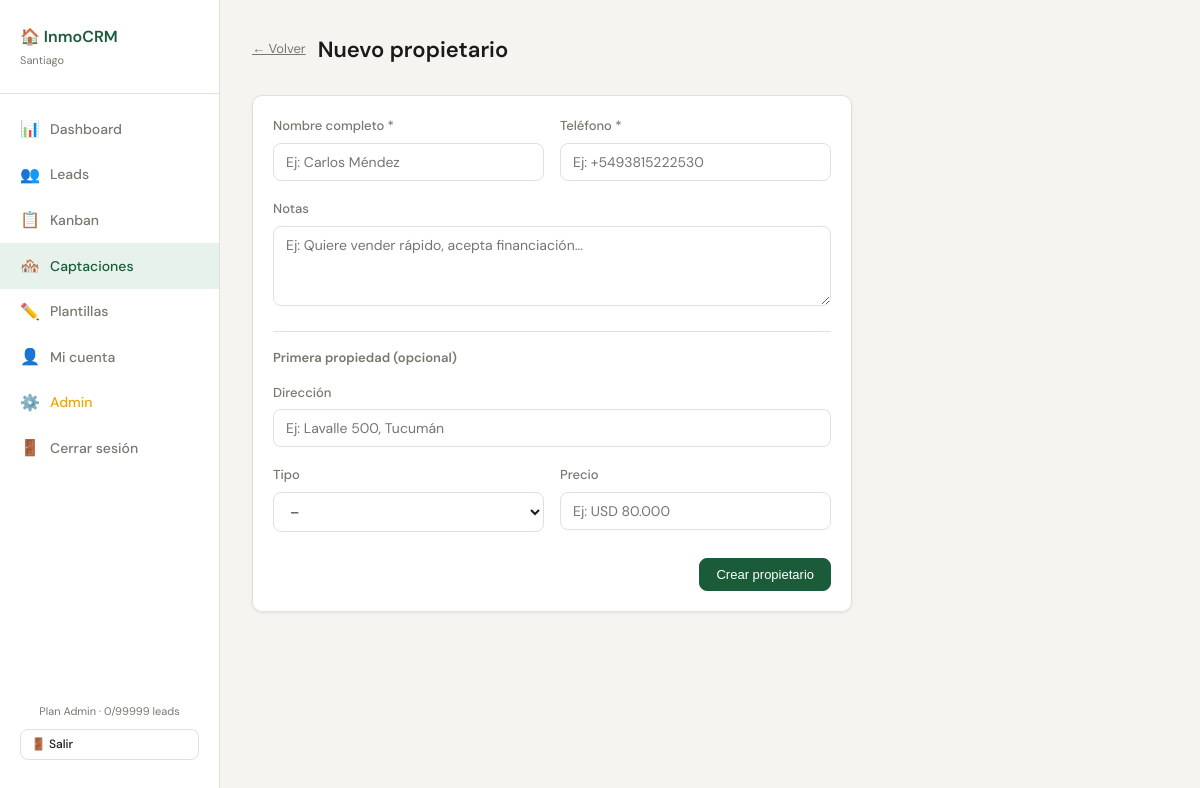
Screenshot of /captaciones/nuevo (signed in) with the database file from the repository.
### database.py (models this page shows, shortened)
class Usuario(db.Model):
    __tablename__ = 'usuarios'
    id              = db.Column(db.Integer, primary_key=True)
    email           = db.Column(db.String(120), unique=True, nullable=False)
    password_hash   = db.Column(db.String(256), nullable=False)
    nombre          = db.Column(db.String(100), nullable=False)
    plan            = db.Column(db.String(20), default='basico')
    periodo_prueba  = db.Column(db.Boolean, default=True)
    prueba_expira   = db.Column(db.DateTime, nullable=True)
    activo          = db.Column(db.Boolean, default=True)
    es_admin        = db.Column(db.Boolean, default=False)
    creado_en       = db.Column(db.DateTime, default=datetime.now)
    leads   = db.relationship('Lead',   backref='usuario', lazy=True, cascade='all, delete-orphan')
    visitas = db.relationship('Visita', backref='usuario', lazy=True, cascade='all, delete-orphan')
    tareas  = db.relationship('Tarea',  backref='usuario', lazy=True, cascade='all, delete-orphan')
    PLANES = {
        'basico':  {'nombre': 'Básico',   'limite': 30,  'precio': 10},
        'pro':     {'nombre': 'Pro',      'limite': 70,  'precio': 30},
        'premium': {'nombre': 'Premium',  'limite': 150, 'precio': 40},
    }
    @property
    def limite_leads(self):
        if self.es_admin:
            return 99999
        return self.PLANES.get(self.plan, self.PLANES['basico'])['limite']
    @property
    def plan_nombre(self):
        if self.es_admin:
            return 'Admin'
        return self.PLANES.get(self.plan, self.PLANES['basico'])['nombre']
    @property
    def leads_count(self):
        return len(self.leads)
    @property
    def prueba_activa(self):
        return self.periodo_prueba and self.prueba_expira and datetime.now() <= self.prueba_expira

### app.py (the view, shortened to what this page needs)
@app.route('/captaciones/nuevo', methods=['GET', 'POST'])
@login_requerido
def nuevo_propietario():
    u = usuario_actual()
    return render_template('form_propietario.html', propietario=None, usuario=u)

### app.py (called while the page is built)
def login_requerido(f):
    @wraps(f)
    def decorador(*args, **kwargs):
        if not session.get('usuario_id'):
            return redirect(url_for('login'))
        return f(*args, **kwargs)
    return decorador

def usuario_actual():
    return Usuario.query.get(session.get('usuario_id'))

### templates/form_propietario.html (shortened to what this page needs)
{% extends 'base.html' %}
{% block content %}
<div class="page-header">
  <div style="display:flex;align-items:center;gap:12px;">
    <a href="{{ url_for('captaciones') }}" style="color:var(--muted);font-size:13px;">← Volver</a>
    <h2>{{ 'Editar' if propietario else 'Nuevo' }} propietario</h2>
  </div>
</div>
<div class="card" style="max-width:600px;">
  <form method="POST">
    <div class="form-row">
      <div class="form-group">
        <label>Nombre completo *</label>
        <input type="text" name="nombre" class="form-control" required value="{{ propietario.nombre if propietario else '' }}" placeholder="Ej: Carlos Méndez">
      </div>
      <div class="form-group">
        <label>Teléfono *</label>
        <input type="text" name="telefono" class="form-control" required value="{{ propietario.telefono if propietario else '' }}" placeholder="Ej: +5493815222530">
      </div>
    </div>
    <div class="form-group">
      <label>Notas</label>
      <textarea name="notas" class="form-control" placeholder="Ej: Quiere vender rápido, acepta financiación...">{{ propietario.notas if propietario else '' }}</textarea>
    </div>
    {% if not propietario %}
    <div style="padding-top:16px;border-top:1px solid var(--border);margin-top:8px;">
      <div style="font-size:13px;font-weight:600;color:var(--muted);margin-bottom:14px;">Primera propiedad (opcional)</div>
      <div class="form-group">
        <label>Dirección</label>
        <input type="text" name="direccion" class="form-control" placeholder="Ej: Lavalle 500, Tucumán">
      </div>
      <div class="form-row">
        <div class="form-group">
          <label>Tipo</label>
          <select name="tipo" class="form-control">
            <option value="">–</option>
          </select>
        </div>
        <div class="form-group">
          <label>Precio</label>
          <input type="text" name="precio" class="form-control" placeholder="Ej: USD 80.000">
        </div>
      </div>
    </div>
    {% endif %}
    <div style="text-align:right;margin-top:8px;">
      <button type="submit" class="btn btn-primary">{{ 'Guardar cambios' if propietario else 'Crear propietario' }}</button>
    </div>
  </form>
</div>
{% endblock %}

### templates/base.html (shortened to what this page needs)
<!DOCTYPE html>
<html lang="es">
<head>
  <link rel="stylesheet" href="{{ url_for('static', filename='css/style.css') }}">
</head>
<body>
<aside class="sidebar">
  <div class="sidebar-brand">
    <h1>🏠 InmoCRM</h1>
    <p>{{ usuario.nombre }}</p>
  </div>
  <nav id="nav-menu">
    <a href="{{ url_for('dashboard') }}" class="{{ 'active' if request.endpoint == 'dashboard' }}">
      <span class="icon">📊</span> Dashboard
    </a>
    <a href="{{ url_for('leads') }}" class="{{ 'active' if request.endpoint in ['leads','ver_lead','nuevo_lead','editar_lead'] }}">
      <span class="icon">👥</span> Leads
    </a>
    <a href="{{ url_for('kanban') }}" class="{{ 'active' if request.endpoint == 'kanban' }}">
      <span class="icon">📋</span> Kanban
    </a>
    <a href="{{ url_for('captaciones') }}" class="{{ 'active' if request.endpoint in ['captaciones','ver_propietario','nuevo_propietario','editar_propietario'] }}">
      <span class="icon">🏘️</span> Captaciones
    </a>
    <a href="{{ url_for('plantillas') }}" class="{{ 'active' if request.endpoint == 'plantillas' }}">
      <span class="icon">✏️</span> Plantillas
    </a>
    <a href="{{ url_for('mi_cuenta') }}" class="{{ 'active' if request.endpoint == 'mi_cuenta' }}">
      <span class="icon">👤</span> Mi cuenta
    </a>
    {% if usuario.es_admin %}
    <a href="{{ url_for('admin') }}" class="{{ 'active' if request.endpoint == 'admin' }}" style="color:#F0A500;">
      <span class="icon">⚙️</span> Admin
    </a>
    {% endif %}
    <a href="{{ url_for('logout') }}">
      <span class="icon">🚪</span> Cerrar sesión
    </a>
  </nav>
  <div style="margin-top:auto;padding:16px 20px;" class="sidebar-logout">
    <div style="font-size:11px;color:var(--muted);text-align:center;margin-bottom:8px;">
      Plan {{ usuario.plan_nombre }} · {{ usuario.leads_count }}/{{ usuario.limite_leads }} leads
    </div>
    <a href="{{ url_for('logout') }}" class="btn btn-ghost btn-sm" style="width:100%;text-align:center;">🚪 Salir</a>
  </div>
</aside>
<main class="main">
  {% block content %}{% endblock %}
</main>
</body>
</html>

### static/css/style.css (style rules this page uses)
*, *::before, *::after { box-sizing: border-box; margin: 0; padding: 0; }
:root { --bg: #F5F4F0; --surface: #FFFFFF; --border: #E2E0D8; --text: #1A1A18; --muted: #787870; --accent: #1A5C3A; --accent-lt: #E6F2EB; --red: #C0392B; --red-lt: #FDECEA; --amber: #B7660A; --amber-lt: #FEF3E2; --blue: #1A4A8A; --blue-lt: #E8F0FB; --radius: 10px; --shadow: 0 1px 3px rgba(0,0,0,.08); }
body { font-family: 'DM Sans', sans-serif; background: var(--bg); color: var(--text); font-size: 15px; line-height: 1.6; }
.sidebar { position: fixed; top: 0; left: 0; width: 220px; height: 100vh; background: var(--surface); border-right: 1px solid var(--border); display: flex; flex-direction: column; padding: 24px 0; z-index: 100; }
.sidebar-brand { padding: 0 20px 24px; border-bottom: 1px solid var(--border); margin-bottom: 12px; }
.sidebar-brand h1 { font-size: 16px; font-weight: 600; color: var(--accent); }
.sidebar-brand p { font-size: 11px; color: var(--muted); margin-top: 2px; }
.sidebar nav a { display: flex; align-items: center; gap: 10px; padding: 10px 20px; color: var(--muted); text-decoration: none; font-size: 14px; font-weight: 500; border-radius: 0; transition: all .15s; }
.sidebar nav a:hover, .sidebar nav a.active { color: var(--accent); background: var(--accent-lt); }
.sidebar nav a .icon { font-size: 16px; width: 20px; text-align: center; }
.main { margin-left: 220px; padding: 32px; min-height: 100vh; }
.page-header { display: flex; align-items: center; justify-content: space-between; margin-bottom: 28px; }
.page-header h2 { font-size: 22px; font-weight: 600; }
.card { background: var(--surface); border: 1px solid var(--border); border-radius: var(--radius); padding: 20px; box-shadow: var(--shadow); }
.btn { display: inline-flex; align-items: center; gap: 6px; padding: 8px 16px; border-radius: 8px; font-size: 13px; font-weight: 500; border: 1px solid transparent; cursor: pointer; text-decoration: none; transition: all .15s; }
.btn-primary { background: var(--accent); color: #fff; border-color: var(--accent); }
.btn-ghost { background: transparent; color: var(--text); border-color: var(--border); }
.btn-sm { padding: 5px 10px; font-size: 12px; }
.form-group { margin-bottom: 18px; }
.form-group label { display: block; font-size: 13px; font-weight: 500; margin-bottom: 6px; color: var(--muted); }
.form-control { width: 100%; padding: 9px 12px; border: 1px solid var(--border); border-radius: 8px; font-size: 14px; font-family: inherit; background: var(--surface); color: var(--text); transition: border .15s; }
textarea.form-control { resize: vertical; min-height: 80px; }
.form-row { display: grid; grid-template-columns: 1fr 1fr; gap: 16px; }
a { color: inherit; }

### rows the page displays
Usuario: nombre "Santiago", plan_nombre "Admin", limite_leads "99999"

### other values shown
{{ usuario.leads_count }} "0"
{{ 'Editar' if propietario else 'Nuevo' }} "Nuevo"
{{ 'Guardar cambios' if propietario else 'Crear propietario' }} "Crear propietario"
